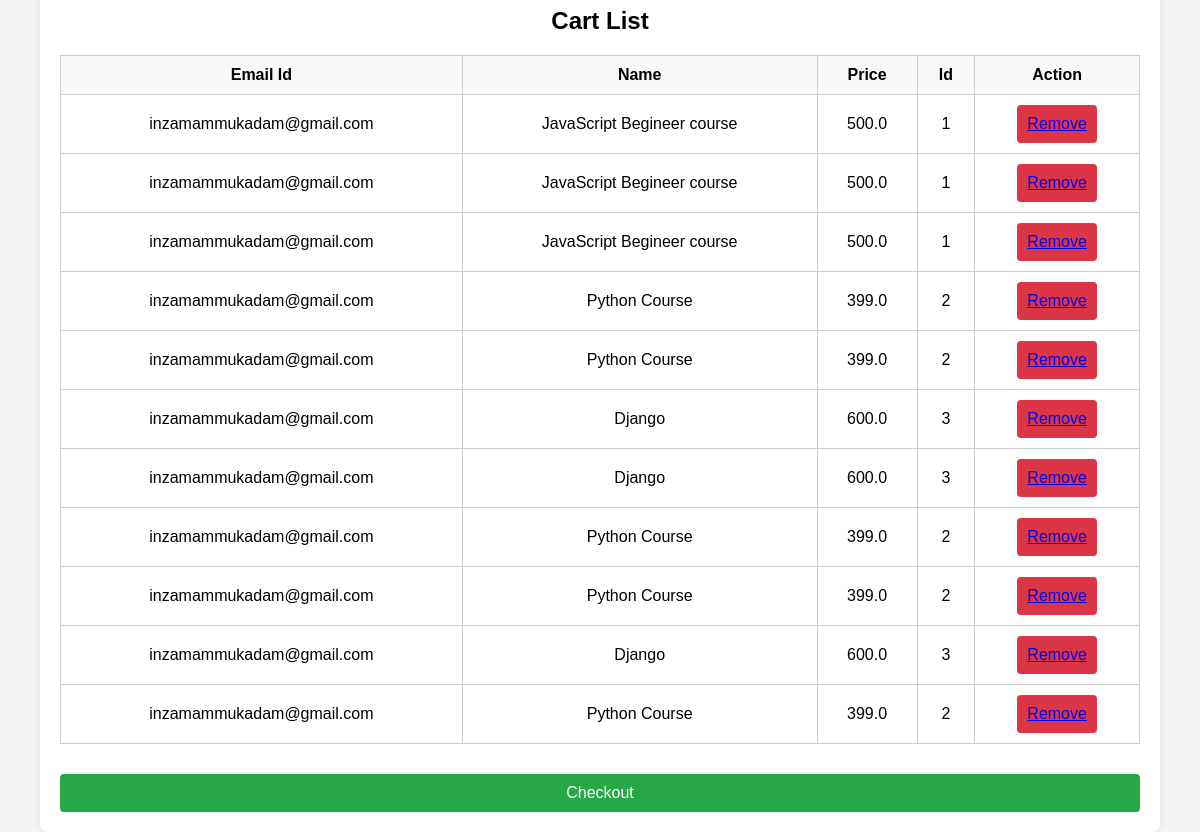
Screenshot of /cartlist/ (signed in) with the database file from the repository.
### educationapp/models.py (models this page shows)
class CartModel(models.Model):
    cid=models.ForeignKey(Course,on_delete=models.CASCADE)
    emailId=models.ForeignKey(Customer,on_delete=models.CASCADE)
    totalPrice=models.FloatField(default=0.0)

class Customer(models.Model):
    fname=models.CharField(max_length=50)
    lname=models.CharField(max_length=50)
    emailId=models.EmailField(primary_key=True)
    password=models.CharField(max_length=50)

class Course(models.Model):
    id=models.AutoField(primary_key=True)
    name=models.CharField(max_length=100)
    price=models.FloatField(default=0.0)
    studentsenrolled=models.FloatField(default=0.0)
    updatedon=models.CharField(max_length=50)
    course_image=models.ImageField(null=True,blank=True,upload_to="images/")

### educationapp/views.py (the view)
# urls.py: path('cartlist/',views.showCart,name='cartlist'),
def showCart(request):
    email = request.session.get('username')
    print("hello")
    data=CartModel.objects.filter(emailId=email)
    print(len(data))
    return render(request,'educationapp/cartlist.html',{'cart':data})

### templates/educationapp/cartlist.html (shortened to what this page needs)
    {% load static %}
<!DOCTYPE html>
<html lang="en">
<head>
</head>
<body>
    <form action="placeorder">
        <div class="wrapper">
            <div class="container">
                <h2>Cart List</h2>
                <table class="cart-table">
                    <thead>
                        <tr>
                            <th>Email Id</th>
                            <th>Name</th>
                            <th>Price</th>
                            <th>Id</th>
                            <th>Action</th>
                        </tr>
                    </thead>
                    <tbody>
                        {% for i in cart %}
                        <tr>
                            <td>{{i.emailId.emailId}}</td>
                            <td>{{i.cid.name}}</td>
                            <td>{{i.cid.price}}</td>
                            <td>{{i.cid.id}}</td>
                            <td><button class="remove-btn"><a href="delete/{{i.cid}}">Remove</a></button></td>
                        </tr>
                        {%endfor%}
                    </tbody>
                </table>
                <button class="checkout-btn" type="submit" value="showorder">Checkout</button>
            </div>
        </div>
    </form>
</body>
</html>

### templates/educationapp/cartlist.html (style rules this page uses)
body { font-family: Arial, sans-serif; background-color: #f4f4f4; margin: 0; padding: 0; }
.wrapper { display: flex; justify-content: center; align-items: center; height: 100vh; }
.container { background-color: #fff; padding: 20px; border-radius: 8px; box-shadow: 0 0 10px rgba(0, 0, 0, 0.1); width: 90%; max-width: 1200px; display: flex; flex-direction: column; }
h2 { text-align: center; margin-bottom: 20px; }
.cart-table { width: 100%; border-collapse: collapse; margin-bottom: 20px; }
.cart-table th, .cart-table td { border: 1px solid #ccc; padding: 10px; text-align: center; word-wrap: break-word; }
.cart-table th { background-color: #f8f8f8; }
.cart-table td { vertical-align: middle; }
.remove-btn, .checkout-btn { padding: 10px; background-color: #dc3545; color: white; border: none; border-radius: 4px; cursor: pointer; font-size: 16px; }
.checkout-btn { display: block; width: 100%; background-color: #28a745; margin-top: 10px; text-align: center; }

### rows the page displays
CartModel: emailId.emailId "inzamammukadam@gmail.com", cid.name "JavaScript Begineer course", cid.price "500.0", cid.id "1"
CartModel: emailId.emailId "inzamammukadam@gmail.com", cid.name "JavaScript Begineer course", cid.price "500.0", cid.id "1"
CartModel: emailId.emailId "inzamammukadam@gmail.com", cid.name "JavaScript Begineer course", cid.price "500.0", cid.id "1"
CartModel: emailId.emailId "inzamammukadam@gmail.com", cid.name "Python Course", cid.price "399.0", cid.id "2"
CartModel: emailId.emailId "inzamammukadam@gmail.com", cid.name "Python Course", cid.price "399.0", cid.id "2"
CartModel: emailId.emailId "inzamammukadam@gmail.com", cid.name "Django", cid.price "600.0", cid.id "3"
CartModel: emailId.emailId "inzamammukadam@gmail.com", cid.name "Django", cid.price "600.0", cid.id "3"
CartModel: emailId.emailId "inzamammukadam@gmail.com", cid.name "Python Course", cid.price "399.0", cid.id "2"
CartModel: emailId.emailId "inzamammukadam@gmail.com", cid.name "Python Course", cid.price "399.0", cid.id "2"
CartModel: emailId.emailId "inzamammukadam@gmail.com", cid.name "Django", cid.price "600.0", cid.id "3"
CartModel: emailId.emailId "inzamammukadam@gmail.com", cid.name "Python Course", cid.price "399.0", cid.id "2"
